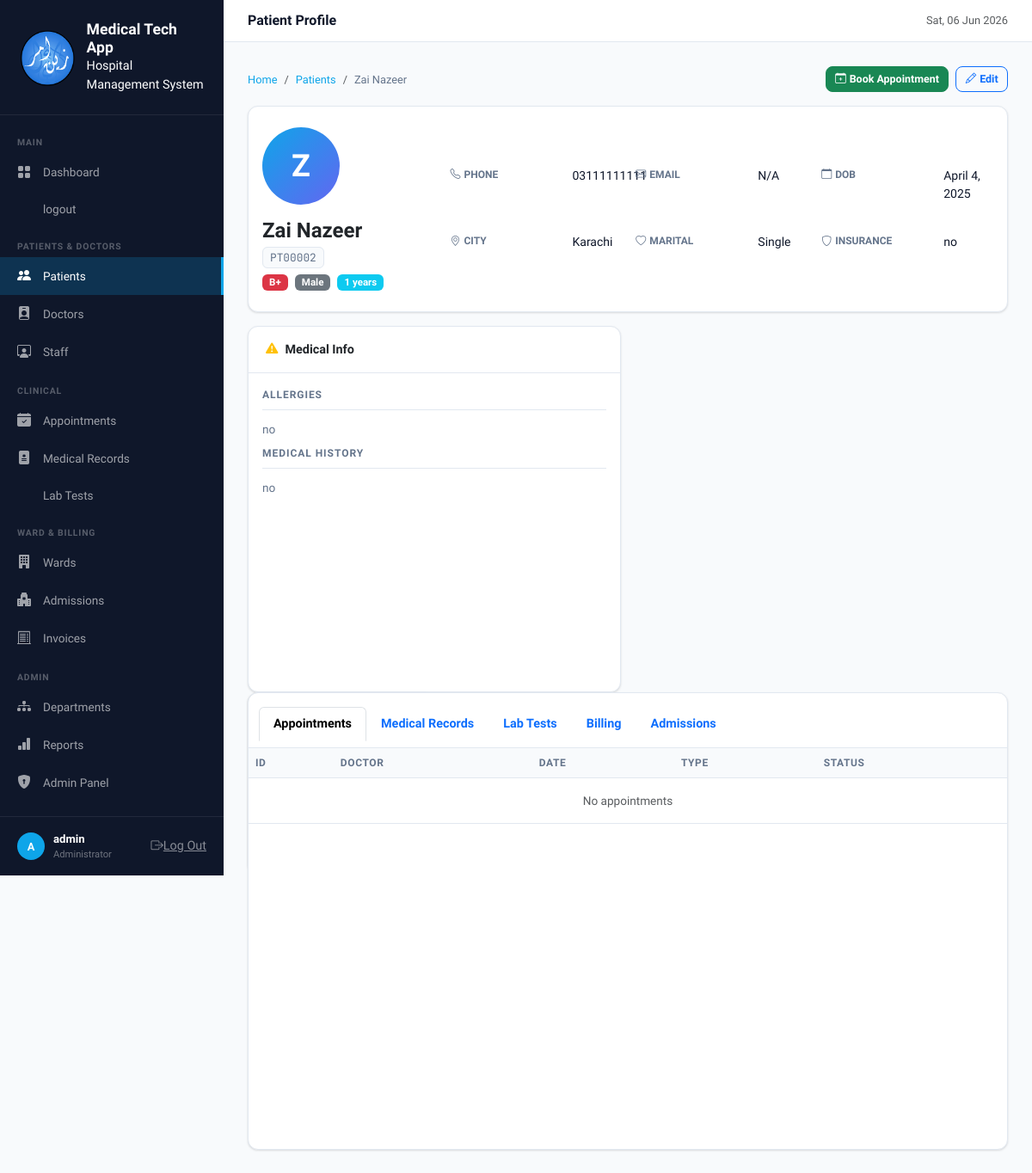
/patients/2/ (signed in), run on the app's committed database.
### hospital/models.py (models this page shows, shortened)
class Patient(models.Model):
    BLOOD_GROUP_CHOICES = [
        ('A+', 'A+'), ('A-', 'A-'), ('B+', 'B+'), ('B-', 'B-'),
        ('AB+', 'AB+'), ('AB-', 'AB-'), ('O+', 'O+'), ('O-', 'O-'),
    ]
    GENDER_CHOICES = [('Male', 'Male'), ('Female', 'Female'), ('Other', 'Other')]
    MARITAL_CHOICES = [('Single', 'Single'), ('Married', 'Married'), ('Divorced', 'Divorced'), ('Widowed', 'Widowed')]
    patient_id = models.CharField(max_length=20, unique=True, blank=True)
    first_name = models.CharField(max_length=100)
    last_name = models.CharField(max_length=100)
    email = models.EmailField(blank=True)
    phone = models.CharField(max_length=20)
    date_of_birth = models.DateField()
    gender = models.CharField(max_length=10, choices=GENDER_CHOICES)
    blood_group = models.CharField(max_length=5, choices=BLOOD_GROUP_CHOICES, blank=True)
    marital_status = models.CharField(max_length=20, choices=MARITAL_CHOICES, blank=True)
    address = models.TextField(blank=True)
    city = models.CharField(max_length=100, blank=True)
    emergency_contact_name = models.CharField(max_length=100, blank=True)
    emergency_contact_phone = models.CharField(max_length=20, blank=True)
    emergency_contact_relation = models.CharField(max_length=50, blank=True)
    allergies = models.TextField(blank=True)
    medical_history = models.TextField(blank=True)
    insurance_provider = models.CharField(max_length=100, blank=True)
    insurance_number = models.CharField(max_length=50, blank=True)
    registered_date = models.DateTimeField(auto_now_add=True)
    is_active = models.BooleanField(default=True)
    @property
    def full_name(self):
        return f"{self.first_name} {self.last_name}"
    @property
    def age(self):
        from datetime import date
        today = date.today()
        return today.year - self.date_of_birth.year - (
            (today.month, today.day) < (self.date_of_birth.month, self.date_of_birth.day)
        )
    class Meta:
        ordering = ['-registered_date']

### hospital/views.py (the view)
# urls.py: path('patients/<int:pk>/', views.patient_detail, name='patient_detail'),
@login_required
def patient_detail(request, pk):
    patient = get_object_or_404(Patient, pk=pk)
    appointments = patient.appointments.select_related('doctor').order_by('-appointment_date')[:5]
    medical_records = patient.medical_records.select_related('doctor').order_by('-visit_date')[:5]
    admissions = patient.admissions.select_related('doctor', 'ward').order_by('-admission_date')[:3]
    invoices = patient.invoices.order_by('-invoice_date')[:5]
    lab_tests = patient.lab_tests.select_related('doctor').order_by('-test_date')[:5]
    return render(request, 'hospital/patient_detail.html', {
        'patient': patient, 'appointments': appointments,
        'medical_records': medical_records, 'admissions': admissions,
        'invoices': invoices, 'lab_tests': lab_tests,
    })

### templates/hospital/patient_detail.html (shortened to what this page needs)
{% extends 'hospital/base.html' %}
{% block page_title %}Patient Profile{% endblock %}
{% block content %}
<div class="d-flex justify-content-between align-items-center mb-3">
  <nav aria-label="breadcrumb">
    <ol class="breadcrumb mb-0">
      <li class="breadcrumb-item"><a href="{% url 'dashboard' %}">Home</a></li>
      <li class="breadcrumb-item"><a href="{% url 'patient_list' %}">Patients</a></li>
      <li class="breadcrumb-item active">{{ patient.full_name }}</li>
    </ol>
  </nav>
  <div class="d-flex gap-2">
    <a href="{% url 'appointment_create' %}" class="btn btn-sm btn-success"><i class="bi bi-calendar-plus me-1"></i>Book Appointment</a>
    <a href="{% url 'patient_update' patient.pk %}" class="btn btn-sm btn-outline-primary"><i class="bi bi-pencil me-1"></i>Edit</a>
  </div>
</div>
<div class="row g-3">
  <div class="col-12">
    <div class="card">
      <div class="card-body py-4">
        <div class="row align-items-center">
          <div class="col-md-3 text-center text-md-start mb-3 mb-md-0">
            <div class="mx-auto mx-md-0 mb-3 d-flex align-items-center justify-content-center"
                 style="width:90px;height:90px;border-radius:50%;background:linear-gradient(135deg,#0ea5e9,#6366f1);color:white;font-size:2.25rem;font-weight:800;">
              {{ patient.first_name|slice:":1" }}
            </div>
            <h4 class="fw-bold mb-1">{{ patient.full_name }}</h4>
            <div class="mb-2"><span class="id-tag">{{ patient.patient_id }}</span></div>
            <div class="d-flex justify-content-center justify-content-md-start gap-2 flex-wrap">
              {% if patient.blood_group %}<span class="badge bg-danger text-white">{{ patient.blood_group }}</span>{% endif %}
              <span class="badge bg-secondary text-white">{{ patient.gender }}</span>
              <span class="badge bg-info text-white">{{ patient.age }} years</span>
            </div>
          </div>
          <div class="col-md-9">
            <div class="row g-3">
              <div class="col-sm-6 col-lg-4">
                <div class="info-item">
                  <span class="info-label"><i class="bi bi-telephone me-1"></i>Phone</span>
                  <span class="info-value">{{ patient.phone }}</span>
                </div>
              </div>
              <div class="col-sm-6 col-lg-4">
                <div class="info-item">
                  <span class="info-label"><i class="bi bi-envelope me-1"></i>Email</span>
                  <span class="info-value">{{ patient.email|default:"N/A" }}</span>
                </div>
              </div>
              <div class="col-sm-6 col-lg-4">
                <div class="info-item">
                  <span class="info-label"><i class="bi bi-calendar me-1"></i>DOB</span>
                  <span class="info-value">{{ patient.date_of_birth }}</span>
                </div>
              </div>
              <div class="col-sm-6 col-lg-4">
                <div class="info-item">
                  <span class="info-label"><i class="bi bi-geo-alt me-1"></i>City</span>
                  <span class="info-value">{{ patient.city|default:"N/A" }}</span>
                </div>
              </div>
              <div class="col-sm-6 col-lg-4">
                <div class="info-item">
                  <span class="info-label"><i class="bi bi-heart me-1"></i>Marital</span>
                  <span class="info-value">{{ patient.marital_status|default:"N/A" }}</span>
                </div>
              </div>
              {% if patient.insurance_provider %}
              <div class="col-sm-6 col-lg-4">
                <div class="info-item">
                  <span class="info-label"><i class="bi bi-shield me-1"></i>Insurance</span>
                  <span class="info-value">{{ patient.insurance_provider }}</span>
                </div>
              </div>
              {% endif %}
            </div>
          </div>
        </div>
      </div>
    </div>
  </div>
  <div class="col-12">
    <div class="row g-3">
      {% if patient.allergies or patient.medical_history %}
      <div class="{% if patient.emergency_contact_name %}col-md-6{% else %}col-12{% endif %}">
        <div class="card h-100">
          <div class="card-header"><i class="bi bi-exclamation-triangle-fill text-warning me-2"></i>Medical Info</div>
          <div class="card-body">
            {% if patient.allergies %}
            <div class="mb-2">
              <div class="form-section-title">Allergies</div>
              <p style="font-size:.85rem;color:#64748b;margin:0;">{{ patient.allergies }}</p>
            </div>
            {% endif %}
            {% if patient.medical_history %}
            <div>
              <div class="form-section-title">Medical History</div>
              <p style="font-size:.85rem;color:#64748b;margin:0;">{{ patient.medical_history }}</p>
            </div>
            {% endif %}
          </div>
        </div>
      {% endif %}
      {% if patient.emergency_contact_name %}
      <div class="{% if patient.allergies or patient.medical_history %}col-md-6{% else %}col-12{% endif %}">
        <div class="card h-100">
          <div class="card-header">Emergency Contact</div>
          <div class="card-body">
            <div class="info-item"><span class="info-label">Name</span><span class="info-value fw-semibold">{{ patient.emergency_contact_name }}</span></div>
            <div class="info-item"><span class="info-label">Phone</span><span class="info-value">{{ patient.emergency_contact_phone }}</span></div>
            <div class="info-item"><span class="info-label">Relation</span><span class="info-value">{{ patient.emergency_contact_relation }}</span></div>
          </div>
        </div>
      </div>
      {% endif %}
    </div>
  </div>
  <div class="col-12">
    <div class="card">
      <div class="card-header">
        <ul class="nav nav-tabs card-header-tabs">
          <li class="nav-item"><a class="nav-link active" data-bs-toggle="tab" href="#appointments">Appointments</a></li>
          <li class="nav-item"><a class="nav-link" data-bs-toggle="tab" href="#records">Medical Records</a></li>
          <li class="nav-item"><a class="nav-link" data-bs-toggle="tab" href="#labs">Lab Tests</a></li>
          <li class="nav-item"><a class="nav-link" data-bs-toggle="tab" href="#billing">Billing</a></li>
          <li class="nav-item"><a class="nav-link" data-bs-toggle="tab" href="#admissions">Admissions</a></li>
        </ul>
      </div>
      <div class="tab-content p-0">
        <div class="tab-pane fade show active" id="appointments">
          <div class="table-responsive">
            <table class="table table-hover mb-0">
              <thead><tr><th>ID</th><th>Doctor</th><th>Date</th><th>Type</th><th>Status</th></tr></thead>
              <tbody>
                {% for apt in appointments %}
                <tr>
                  <td><span class="id-tag">{{ apt.appointment_id }}</span></td>
                  <td>{{ apt.doctor.full_name }}</td>
                  <td style="font-size:.8rem;">{{ apt.appointment_date }}</td>
                  <td style="font-size:.8rem;">{{ apt.appointment_type }}</td>
                  <td><span class="badge badge-{{ apt.status|slugify }}">{{ apt.status }}</span></td>
                </tr>
                {% empty %}<tr><td colspan="5" class="text-center text-muted py-3">No appointments</td></tr>{% endfor %}
              </tbody>
            </table>
          </div>
          <br>
    </div>
  </div>
</div>
{% endblock %}

### templates/hospital/base.html (shortened to what this page needs)
<!DOCTYPE html>
<html lang="en">
<head>
  <link href="https://cdnjs.cloudflare.com/ajax/libs/bootstrap/5.3.2/css/bootstrap.min.css" rel="stylesheet">
  <link href="https://cdnjs.cloudflare.com/ajax/libs/bootstrap-icons/1.11.3/font/bootstrap-icons.min.css" rel="stylesheet">
  {% load static %}
</head>
<body>
<div id="sidebar">
  <div class="sidebar-brand">
    <img src="{% static 'images/zain-logo.png' %}" alt="Logo" style="height:70px;">
    <div>
      <div class="brand-text">Medical Tech App</div>
      <div class="brand-sub">Hospital Management System</div>
    </div>
  </div>
  <nav class="sidebar-nav">
    <div class="nav-section">Main</div>
    <a href="{% url 'dashboard' %}" class="nav-link {% if request.resolver_match.url_name == 'dashboard' %}active{% endif %}">
      <i class="bi bi-grid-fill"></i> Dashboard
    </a>
    <a href="{% url 'logout' %}" class="nav-link {% if request.resolver_match.url_name == 'dashboard' %}active{% endif %}">
       logout
    </a>
    <div class="nav-section mt-2">Patients & Doctors</div>
    <a href="{% url 'patient_list' %}" class="nav-link {% if 'patient' in request.resolver_match.url_name %}active{% endif %}">
      <i class="bi bi-people-fill"></i> Patients
    </a>
    <a href="{% url 'doctor_list' %}" class="nav-link {% if 'doctor' in request.resolver_match.url_name %}active{% endif %}">
      <i class="bi bi-person-badge-fill"></i> Doctors
    </a>
    <a href="{% url 'staff_list' %}" class="nav-link {% if 'staff' in request.resolver_match.url_name %}active{% endif %}">
      <i class="bi bi-person-workspace"></i> Staff
    </a>
    <div class="nav-section mt-2">Clinical</div>
    <a href="{% url 'appointment_list' %}" class="nav-link {% if 'appointment' in request.resolver_match.url_name %}active{% endif %}">
      <i class="bi bi-calendar-check-fill"></i> Appointments
    </a>
    <a href="{% url 'medical_record_list' %}" class="nav-link {% if 'medical_record' in request.resolver_match.url_name %}active{% endif %}">
      <i class="bi bi-file-medical-fill"></i> Medical Records
    </a>
    <a href="{% url 'lab_test_list' %}" class="nav-link {% if 'lab_test' in request.resolver_match.url_name %}active{% endif %}">
       Lab Tests
    </a>
    <div class="nav-section mt-2">Ward & Billing</div>
    <a href="{% url 'ward_list' %}" class="nav-link {% if 'ward' in request.resolver_match.url_name %}active{% endif %}">
      <i class="bi bi-building-fill"></i> Wards
    </a>
    <a href="{% url 'admission_list' %}" class="nav-link {% if 'admission' in request.resolver_match.url_name %}active{% endif %}">
      <i class="bi bi-hospital-fill"></i> Admissions
    </a>
    <a href="{% url 'invoice_list' %}" class="nav-link {% if 'invoice' in request.resolver_match.url_name %}active{% endif %}">
      <i class="bi bi-receipt-cutoff"></i> Invoices
    </a>
    <div class="nav-section mt-2">Admin</div>
    <a href="{% url 'department_list' %}" class="nav-link {% if 'department' in request.resolver_match.url_name %}active{% endif %}">
      <i class="bi bi-diagram-3-fill"></i> Departments
    </a>
    <a href="{% url 'reports' %}" class="nav-link {% if request.resolver_match.url_name == 'reports' %}active{% endif %}">
      <i class="bi bi-bar-chart-fill"></i> Reports
    </a>
    <a href="/admin/" class="nav-link">
      <i class="bi bi-shield-lock-fill"></i> Admin Panel
    </a>
  </nav>
  <div class="sidebar-footer">
    <div class="sidebar-user">
      <div class="avatar">{{ request.user.username|slice:":1"|upper }}</div>
      <div class="user-info">
        <div class="name">{{ request.user.username }}</div>
        <div class="role">Administrator</div>
      </div>
      <a href="{% url 'logout' %}" class="ms-auto text-white opacity-50" style="font-size:.9rem;"><i class="bi bi-box-arrow-right"></i>Log Out</a>
    </div>
  </div>
</div>
<div id="main">
  <div class="topbar">
    <div class="d-flex align-items-center gap-2">
      <div class="topbar-title">{% block page_title %}Dashboard{% endblock %}</div>
    </div>
    <div class="topbar-right">
      <span class="text-muted" style="font-size:.8rem;">{% now "D, d M Y" %}</span>
    </div>
  </div>
  <div class="content-area">
    {% block content %}{% endblock %}
  </div>
</div>
</body>
</html>

### data on the page
Patient: full_name "Zai Nazeer", first_name "Z", patient_id "PT00002", blood_group "B+", gender "Male", age "1", phone "03111111111", email "N/A", date_of_birth "April 4, 2025", city "Karachi", marital_status "Single", insurance_provider "no", allergies "no", medical_history "no"

### other printed values
{{ request.user.username|slice:":1"|upper }} "A"
{{ request.user.username }} "admin"
